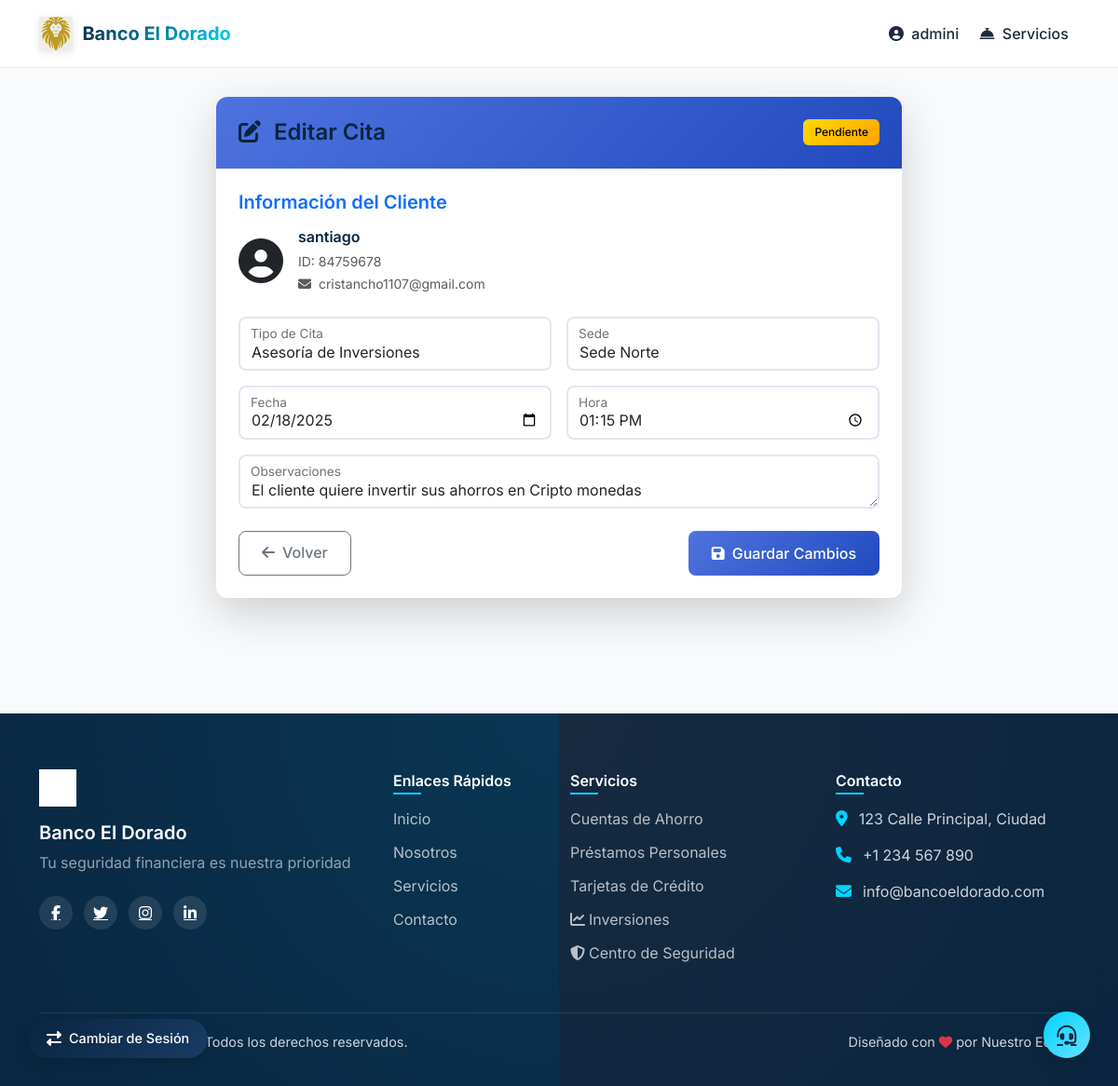
/appointments/1/ (signed in), run on the app's committed database.
### blog/models.py (models this page shows, shortened)
class Appointment(models.Model):
    APPOINTMENT_TYPES = [
        ('LOAN', 'Solicitud de Préstamo'),
        ('SAVINGS', 'Apertura Cuenta de Ahorros'),
        ('CHECKING', 'Apertura Cuenta Corriente'),
        ('INVESTMENT', 'Asesoría de Inversiones'),
        ('CARDS', 'Solicitud de Tarjetas'),
        ('OTHER', 'Otros Servicios'),
    ]
    STATUS_CHOICES = [
        ('PENDING', 'Pendiente'),
        ('CONFIRMED', 'Confirmada'),
        ('COMPLETED', 'Cumplida'),
        ('CANCELLED', 'Cancelada'),
    ]
    client = models.ForeignKey(Client, on_delete=models.CASCADE, related_name='appointments')
    appointment_type = models.CharField(max_length=20, choices=APPOINTMENT_TYPES)
    date = models.DateField()
    time = models.TimeField()
    branch = models.CharField(max_length=100)  # Sede
    status = models.CharField(max_length=20, choices=STATUS_CHOICES, default='PENDING')
    notes = models.TextField(blank=True)
    created_at = models.DateTimeField(auto_now_add=True)
    updated_at = models.DateTimeField(auto_now=True)
    class Meta:
        ordering = ['-date', '-time']

class Client(models.Model):
    class Status(models.TextChoices):
        OWE = 'O', 'OWE'
        NODEBT = 'ND', 'NODEBT'
    cardId = models.CharField(max_length= 10, null= True, blank = True)
    name = models.CharField(max_length=100)
    image = models.ImageField(upload_to='client_photos/', blank=True, null=True)
    imageSave = models.ImageField(upload_to='client_photos/', blank=True, null=True)
    email = models.EmailField()
    phone_number = models.CharField(max_length=15)
    address = models.CharField(max_length=200)
    created_at = models.DateTimeField(auto_now_add=True)
    updated_at = models.DateTimeField(auto_now=True)
    status = models.CharField(max_length=2,
                              choices=Status.choices,
                              default=Status.NODEBT)
    class Meta:
        ordering = ['-created_at']
        indexes = [
            models.Index(fields=['-created_at']),
        ]

### blog/views.py (the view)
# urls.py: path('appointments/<int:appointment_id>/', views.appointment_detail, name='appointment_detail'),
@login_required
def appointment_detail(request, appointment_id):
    appointment = get_object_or_404(Appointment, id=appointment_id)
    if request.method == 'POST':
        form = AppointmentForm(request.POST, instance=appointment)
        if form.is_valid():
            form.save()
            messages.success(request, 'Cita actualizada exitosamente')
            return redirect('blog:appointment_list')
    else:
        form = AppointmentForm(instance=appointment)
    return render(request, 'appointments/appointment_detail.html', {
        'form': form,
        'appointment': appointment
    })

### blog/forms.py
class AppointmentForm(forms.ModelForm):
    class Meta:
        model = Appointment
        fields = ['appointment_type', 'date', 'time', 'branch', 'notes']
        widgets = {
            'date': forms.DateInput(attrs={
                'class': 'form-control',
                'type': 'date',
                'min': timezone.now().date().isoformat()
            }),
            'time': forms.TimeInput(attrs={
                'class': 'form-control',
                'type': 'time'
            }),
            'appointment_type': forms.Select(attrs={'class': 'form-control'}),
            'branch': forms.Select(attrs={'class': 'form-control'},
                choices=[
                    ('SEDE_NORTE', 'Sede Norte'),
                    ('SEDE_SUR', 'Sede Sur'),
                    ('SEDE_CENTRO', 'Sede Centro'),
                    ('SEDE_OESTE', 'Sede Oeste'),
                ]),
            'notes': forms.Textarea(attrs={
                'class': 'form-control',
                'rows': 3,
                'placeholder': 'Observaciones adicionales'
            })
        }

### blog/templates/appointments/appointment_detail.html (shortened to what this page needs)
{% extends 'base.html' %}
{% load static %}
{% block extra_css %}
<link rel="stylesheet" href="{% static 'css/appointments.css' %}">
<link rel="stylesheet" href="https://cdn.jsdelivr.net/npm/flatpickr/dist/flatpickr.min.css">
{% endblock %}
{% block content %}
<div class="appointment-container container py-4">
    <div class="row justify-content-center">
        <div class="col-lg-8">
            <div class="card shadow-lg">
                <div class="card-header">
                    <div class="d-flex justify-content-between align-items-center">
                        <h4 class="mb-0">
                            <i class="fas fa-edit me-2"></i>
                            Editar Cita
                        </h4>
                        <span class="badge badge-{{ appointment.status|lower }}">
                            {{ appointment.get_status_display }}
                        </span>
                    </div>
                </div>
                <div class="card-body p-4">
                    <div class="client-info mb-4">
                        <h5 class="text-primary mb-3">Información del Cliente</h5>
                        <div class="d-flex align-items-center">
                            <i class="fas fa-user-circle fa-3x me-3 text-gray-300"></i>
                            <div>
                                <h6 class="mb-1">{{ appointment.client.name }}</h6>
                                <p class="text-muted mb-0">
                                    <small>ID: {{ appointment.client.cardId }}</small>
                                </p>
                                <p class="text-muted mb-0">
                                    <small>
                                        <i class="fas fa-envelope me-1"></i>
                                        {{ appointment.client.email }}
                                    </small>
                                </p>
                            </div>
                        </div>
                    </div>
                    <form method="post" class="needs-validation" novalidate>
                        <div class="row g-3">
                            <div class="col-md-6">
                                <div class="form-floating">
                                    {{ form.appointment_type }}
                                    <label for="{{ form.appointment_type.id_for_label }}">
                                    </label>
                                </div>
                            </div>
                            <div class="col-md-6">
                                <div class="form-floating">
                                    {{ form.branch }}
                                    <label for="{{ form.branch.id_for_label }}">
                                    </label>
                                </div>
                            </div>
                            <div class="col-md-6">
                                <div class="form-floating">
                                    {{ form.date }}
                                    <label for="{{ form.date.id_for_label }}">
                                    </label>
                                </div>
                            </div>
                            <div class="col-md-6">
                                <div class="form-floating">
                                    {{ form.time }}
                                    <label for="{{ form.time.id_for_label }}">
                                    </label>
                                </div>
                            </div>
                            <div class="col-12">
                                <div class="form-floating">
                                    {{ form.notes }}
                                    <label for="{{ form.notes.id_for_label }}">
                                    </label>
                                </div>
                            </div>
                        </div>
                        <div class="d-flex justify-content-between mt-4">
                            <a href="{% url 'blog:appointment_list' %}"
                               class="btn btn-outline-secondary">
                                <i class="fas fa-arrow-left me-2"></i>Volver
                            </a>
                            <button type="submit" class="btn btn-gradient">
                                <i class="fas fa-save me-2"></i>Guardar Cambios
                            </button>
                        </div>
                    </form>
                </div>
            </div>
        </div>
    </div>
</div>
{% endblock %}

### templates/base.html (shortened to what this page needs)
{% load static %}
<!DOCTYPE html>
<html lang="es">
<head>
    <link href="https://cdn.jsdelivr.net/npm/bootstrap@5.3.2/dist/css/bootstrap.min.css" rel="stylesheet">
    <link href="https://cdnjs.cloudflare.com/ajax/libs/font-awesome/6.5.1/css/all.min.css" rel="stylesheet">
    {% block extra_css %}{% endblock %}
</head>
<body>
    <nav class="navbar navbar-expand-lg fixed-top" id="mainNav">
        <div class="container">
            <a class="navbar-brand" href="{% url 'blog:home' %}">
                <img src="{% static 'images/logo.png' %}" alt="Logo" class="navbar-logo">
                <span class="text-gradient fw-bold">Banco El Dorado</span>
            </a>
            <div class="collapse navbar-collapse" id="navbarNav">
                <ul class="navbar-nav ms-auto">
                    {% if user.is_authenticated %}
                        <li class="nav-item dropdown">
                            <a class="nav-link" href="#" id="userDropdown" role="button" data-bs-toggle="dropdown">
                                <i class="fas fa-user-circle me-1"></i> {{ user.username }}
                            </a>
                        </li>
                    {% endif %}
                    <li class="nav-item dropdown">
                        <a class="nav-link" href="#" id="servicesDropdown" role="button" data-bs-toggle="dropdown">
                            <i class="fas fa-concierge-bell me-1"></i> Servicios
                        </a>
                    </li>
                </ul>
            </div>
        </div>
    </nav>
    <main class="main-content">
        {% block content %}{% endblock %}
    </main>
    <footer class="footer">
        <div class="container">
            <div class="row">
                <div class="col-lg-4">
                    <div class="footer-brand">
                        <img src="{% static 'images/logo.png' %}" alt="Logo" class="footer-logo">
                        <h5>Banco El Dorado</h5>
                        <p>Tu seguridad financiera es nuestra prioridad</p>
                    </div>
                    <div class="social-links">
                        <a href="#" class="social-link"><i class="fab fa-facebook-f"></i></a>
                        <a href="#" class="social-link"><i class="fab fa-twitter"></i></a>
                        <a href="#" class="social-link"><i class="fab fa-instagram"></i></a>
                        <a href="#" class="social-link"><i class="fab fa-linkedin-in"></i></a>
                    </div>
                </div>
                <div class="col-lg-2">
                    <h6>Enlaces Rápidos</h6>
                    <ul class="footer-links">
                        <li><a href="{% url 'blog:home' %}">Inicio</a></li>
                        <li><a href="#">Nosotros</a></li>
                        <li><a href="#">Servicios</a></li>
                        <li><a href="#">Contacto</a></li>
                    </ul>
                </div>
                <div class="col-lg-3">
                    <h6>Servicios</h6>
                    <ul class="footer-links">
                        <li><a href="#">Cuentas de Ahorro</a></li>
                        <li><a href="#">Préstamos Personales</a></li>
                        <li><a href="#">Tarjetas de Crédito</a></li>
                        <li><a href="{% url 'blog:inversiones' %}"><i class="fas fa-chart-line me-1"></i>Inversiones</a></li>
                        <li><a href="{% url 'blog:seguridad' %}"><i class="fas fa-shield-alt me-1"></i>Centro de Seguridad</a></li>
                    </ul>
                </div>
                <div class="col-lg-3">
                    <h6>Contacto</h6>
                    <ul class="footer-contact">
                        <li>
                            <i class="fas fa-map-marker-alt"></i>
                            <span>123 Calle Principal, Ciudad</span>
                        </li>
                        <li>
                            <i class="fas fa-phone"></i>
                            <span>+1 234 567 890</span>
                        </li>
                        <li>
                            <i class="fas fa-envelope"></i>
                            <span>info@bancoeldorado.com</span>
                        </li>
                    </ul>
                </div>
            </div>
            <div class="footer-bottom">
                <div class="row">
                    <div class="col-md-6">
                        <p>&copy; {% now "Y" %} Banco El Dorado. Todos los derechos reservados.</p>
                    </div>
                    <div class="col-md-6 text-end">
                        <p>Diseñado con <i class="fas fa-heart text-danger"></i> por Nuestro Equipo</p>
                    </div>
                </div>
            </div>
        </div>
    </footer>
    <a href="https://www.userlike.com/umc/#/inbox/81431049" target="_blank" rel="noopener noreferrer" class="floating-btn help-btn">
        <i class="fas fa-headset"></i>
    </a>
    {% if user.is_authenticated %}
    <a href="{% url 'blog:login' %}" class="floating-btn role-switch">
        <i class="fas fa-exchange-alt"></i>
        <span>Cambiar de Sesión</span>
    </a>
    {% endif %}
</body>
</html>

### blog/static/css/appointments.css (style rules this page uses)
.appointment-container { animation: fadeIn 0.5s ease-in-out; }
.card { transition: all 0.3s ease; border: none; box-shadow: 0 0 15px rgba(0,0,0,0.1); }
.card-header { background: linear-gradient(135deg, #4e73df 0%, #224abe 100%); color: white; border-bottom: none; padding: 1.5rem; }
.form-control { border-radius: 8px; border: 2px solid #e3e6f0; padding: 12px; transition: all 0.3s ease; }
.btn-gradient { background: linear-gradient(135deg, #4e73df 0%, #224abe 100%); border: none; color: white; padding: 12px 25px; border-radius: 8px; transition: all 0.3s ease; }
.badge { padding: 8px 12px; border-radius: 6px; font-weight: 500; }
.badge-pending { background: linear-gradient(135deg, #ffd700 0%, #ffa500 100%); color: #000; }

### data on the page
Appointment: status "Pendiente", client.name "santiago", client.cardId "84759678", client.email "cristancho1107@gmail.com", appointment_type "Asesoría de Inversiones", branch "Sede Norte", date "02/18/2025", time "13:15:00", notes "El cliente quiere invertir sus ahorros en Cripto monedas"

### other printed values
{{ user.username }} "admini"
